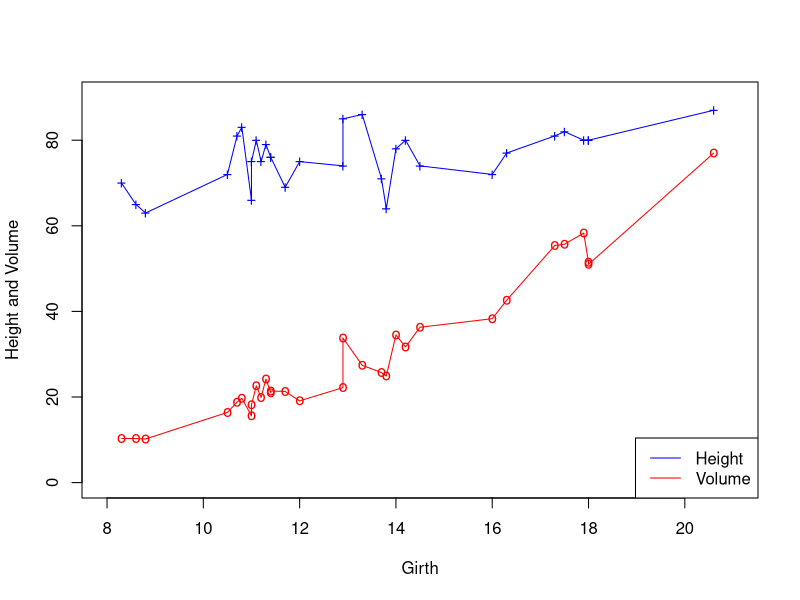

Write R code to recreate this figure.
str(trees)
plot(trees$Height~trees$Girth,xlim=c(8,21),ylim=c(0,90),col="blue",type="o",xlab="Girth", ylab="Height and Volume", pch="+")
points(trees$Girth,trees$Volume,col="red",type="o", pch="o")
legend("bottomright",c("Height","Volume"),col=c("blue","red"),lty=c(1,1))